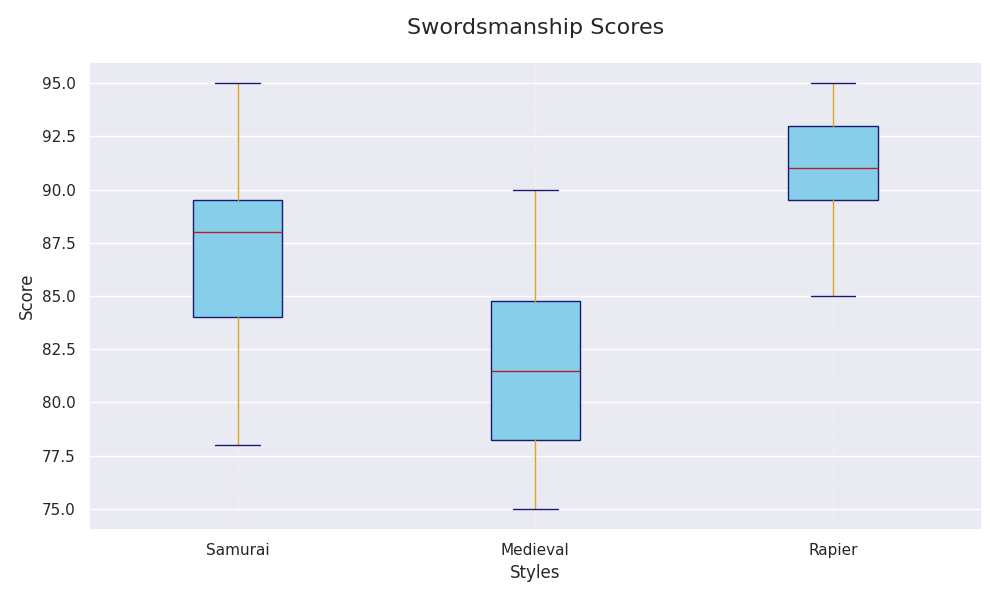

The script that drew this image:
import matplotlib.pyplot as plt
import numpy as np

styles = ["Samurai", "Medieval", "Rapier"]
scores_kenjutsu = [85, 88, 82, 89, 90, 95, 83, 87, 88, 92, 94, 78, 85, 81, 89]
scores_longsword = [78, 75, 80, 76, 84, 83, 82, 79, 77, 81, 85, 88, 86, 90]
scores_rapier = [90, 92, 94, 95, 88, 93, 91, 90, 92, 94, 89, 85, 87, 93, 91]

data = [scores_kenjutsu, scores_longsword, scores_rapier]

plt.figure(figsize=(10, 6))

bp = plt.boxplot(data, patch_artist=True, notch=False, vert=True,
                 boxprops=dict(facecolor="skyblue", color="midnightblue"),
                 capprops=dict(color="midnightblue"),
                 whiskerprops=dict(color="goldenrod"),
                 flierprops=dict(markerfacecolor='peru', marker='^'),
                 medianprops=dict(color="firebrick"))

plt.title("Swordsmanship Scores", fontsize=16, pad=20)
plt.xlabel("Styles", fontsize=12)
plt.ylabel("Score", fontsize=12)

plt.xticks(np.arange(1, len(styles) + 1), styles, fontsize=11)

plt.grid(axis='x', linestyle=':', alpha=0.5)

plt.tight_layout()

plt.show()
